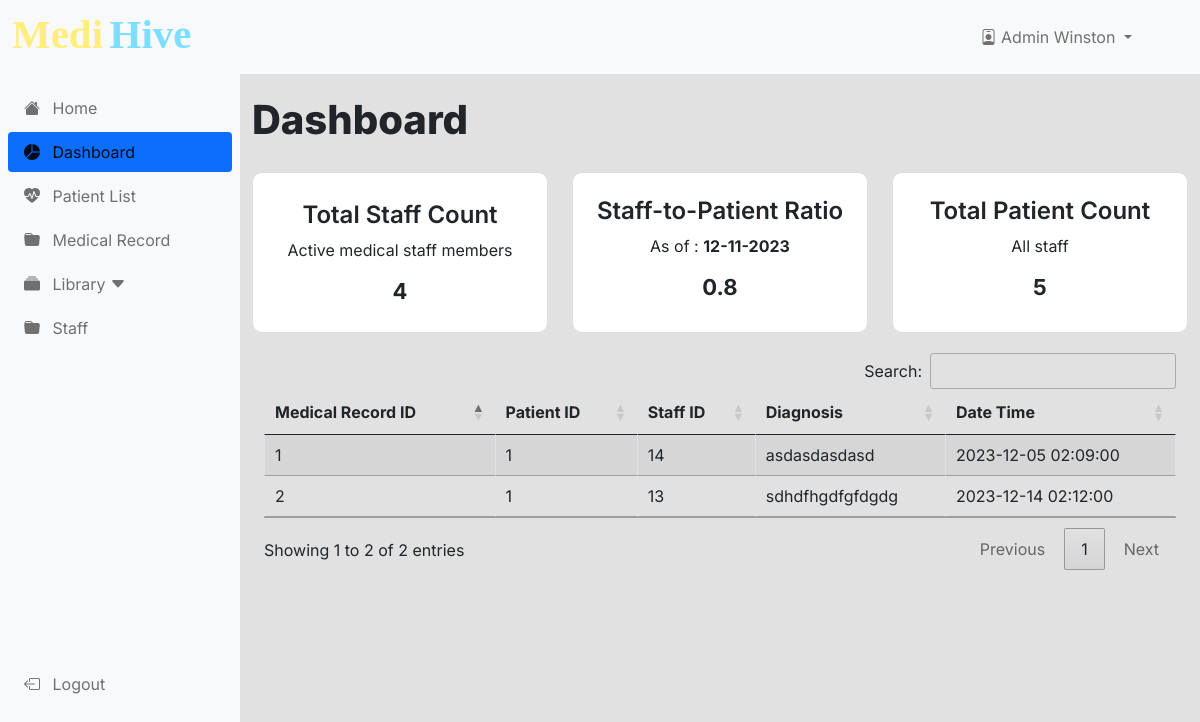
Screenshot of /pages/admin/dashboard.php (signed in) with the database file from the repository.
### tables this page shows
CREATE TABLE `medical_record` (
  `consultationID` int(11) NOT NULL,
  `patientID` int(11) NOT NULL,
  `staffID` int(11) NOT NULL,
  `datetime` datetime NOT NULL,
  `diagnosis` varchar(255) NOT NULL
);

### classes/database.php (called while the page is built, shortened)
<?php
class Database {
    private $server = "localhost";
    private $dbname = 'medihive';
    private $user = "root";
    private $pass = '';
    private $connection;
    public function connect() {
        try{
            $this->connection = new PDO("mysql:host=$this->server;dbname=$this->dbname", $this->user, $this->pass);
            $this->connection->setAttribute(PDO::ATTR_ERRMODE, PDO::ERRMODE_EXCEPTION);
        } catch(PDOException $e) {
            die("Connection failed: " . $this->connection->connect_error);
        }
        return $this->connection;
    }
}
?>

### classes/overview.show.php (called while the page is built, shortened)
<?php
require_once 'database.php';
class Overview
{
    protected $db;
    function __construct()
    {
        $this->db = new Database();
    }
    function show()
    {
        $sql = "SELECT * FROM medical_record;";
        $query = $this->db->connect()->prepare($sql);
        $data = null;
        if ($query->execute()) {
            $data = $query->fetchAll();
        }
        return $data;
    }
}
?>

### pages/admin/dashboard.php (the view, shortened to what this page needs)
<!DOCTYPE html>
<html lang="en">
<?php
require_once('db-head.php');
?>
<body>
    <?php
    require_once('../../classes/database.php');
    require_once('db-navbar.php');
    require_once('db-sidenav.php');
    $db = new Database();
    ?>
    <main>
        <div class="container-fluid">
            <div class="row">
                <h1 class="col-sm-12 col-lg-3 d-flex justify-content-center"
                    style="font-weight: 800;">Dashboard
                </h1>
            </div>
            <div class="row my-3">
                <div class="col-sm-12 col-md-4 my-1">
                    <div class="card mb-3 w-auto h-100">
                        <div class="card-body d-flex flex-column justify-content-center">
                            <h2 class="card-title text-center fs-4" style="font-weight: 600;">Total Staff Count</h2>
                            <p class="card-text text-center">Active medical staff members</p>
                            <?php
                            $sql = "SELECT COUNT(staffID) FROM staff;";
                            $query = $db->connect()->prepare($sql);
                            $query->execute();
                            $num_of_cols = $query->fetchColumn();
                            echo ' <h1 class="card-title text-center" style="font-weight: 700; margin-bottom: 0;">'.$num_of_cols.'</h1>';
                            ?>
                        </div>
                    </div>
                </div>
                <div class="col-sm-12 col-md-4 my-1">
                    <div class="card mb-3 w-auto h-100">
                        <div class="card-body d-flex flex-column justify-content-center">
                            <h2 class="card-title text-center fs-4" style="font-weight: 600;">Staff-to-Patient Ratio</h2>
                            <p class="card-text text-center">As of :
                                <span class="card-text text-center" id="demo" style="font-weight: 700;">
                                <?php
                                    echo date("m-d-Y");
                                ?>
                                </span>
                            </p>
                            <?php
                            $sql = "SELECT ((
                                (SELECT COUNT(s.staffID)
                                 FROM staff AS s) /
                                (SELECT COUNT(p.patientID)
                                 FROM patient AS p) )) AS ratio";
                            $query = $db->connect()->prepare($sql);
                            $query->execute();
                            $result = $query->fetch(PDO::FETCH_ASSOC);
                            echo '<h1 class="card-title text-center" style="font-weight: 700;">'.round($result['ratio'], 2).'</h1>';
                            ?>
                        </div>
                    </div>
                </div>
                <div class="col-sm-12 col-md-4 my-1">
                    <div class="card mb-3 w-auto h-100">
                        <div class="card-body d-flex flex-column justify-content-center">
                            <h2 class="card-title text-center fs-4" style="font-weight: 600;">Total Patient Count</h2>
                            <?php
                            $sql = "";
                            if(isset($_SESSION['data'])){
                                if($_SESSION['data']['role'] == "Admin"){
                                    echo '<p class="card-text text-center">All staff</p>';
                                    $sql = "SELECT COUNT(patientID) FROM patient";
                                } else {
                                    echo '<p class="card-text text-center">Of '.$_SESSION['data']['lastName'].'</p>';
                                    $sql = "SELECT COUNT(patientID) FROM patient WHERE staffID = ".$_SESSION['data']['staffID'];
                                }
                            }
                            $query = $db->connect()->prepare($sql);
                            $query->execute();
                            $num_of_cols = $query->fetchColumn();
                            echo '<h1 class="card-title text-center" style="font-weight: 700;">'.$num_of_cols.'</h1>';
                            ?>
                        </div>
                    </div>
                </div>
            </div>
        </div>
        <?php
        require_once '../../classes/overview.show.php';
        ?>
        <?php
        $overview = new Overview();
        $overviewArray = $overview->show();
        ?>
        <div class="lamesa table-responsive-lg mx-auto" >
            <table id="overview" class="table mx-auto table-responsive-lg table-sm table-striped table-bordered">
                <thead>
                    <tr>
                        <th scope="col">Medical Record ID</th>
                        <th scope="col">Patient ID</th>
                        <th scope="col">Staff ID</th>
                        <th scope="col">Diagnosis</th>
                        <th scope="col">Date Time</th>
                    </tr>
                </thead>
                <tbody id="overTableBody">
                    <?php
                    if ($overviewArray) {
                        foreach ($overviewArray as $item) {
                            ?>
                            <tr>
                                <td>
                                    <?= $item['consultationID'] ?>
                                </td>
                                <td>
                                    <?= $item['patientID'] ?>
                                </td>
                                <td>
                                    <?= $item['staffID'] ?>
                                </td>
                                <td>
                                    <?= $item['diagnosis'] ?>
                                </td>
                                <td>
                                    <?= $item['datetime'] ?>
                                </td>
                            </tr>
                            <?php
                        }
                    }
                    ?>
                </tbody>
            </table>
        </div>
    </main>
</body>
</html>

### css/admins.css (style rules this page uses)
* { margin: 0; padding: 0; font-size: 1rem; box-sizing: border-box; font-family: "Inter", sans-serif; }
body { background-color: #e1e1e1; }
:root { --offcanvas-width: 240px; --topbarHeight: 9%; --topmainHeight: 8%; --formHeight: 30%; }
@media screen and (min-width: 992px) { body { overflow: auto !important; } }
@media screen and (min-width: 992px) { main { margin-top: var(--topmainHeight); margin-left: var(--offcanvas-width); } }
@media screen and (min-width:768px) { main { margin-top: 8%; } }
.card { border-radius: 10px; }
.card h1, .card h2 { font-size: 22px; }
.lamesa { width: 100%; max-height: 340px; }

### rows the page displays
medical_record: consultationID "1", patientID "1", staffID "14", diagnosis "asdasdasdasd", datetime "2023-12-05 02:09:00"
medical_record: consultationID "2", patientID "1", staffID "13", diagnosis "sdhdfhgdfgfdgdg", datetime "2023-12-14 02:12:00"

### other values shown
$_SESSION['data']['role'] "Admin"
$_SESSION['data']['firstName'] "Winston"
$num_of_cols "4"
$result['ratio'] "0.8"
$num_of_cols "5"
